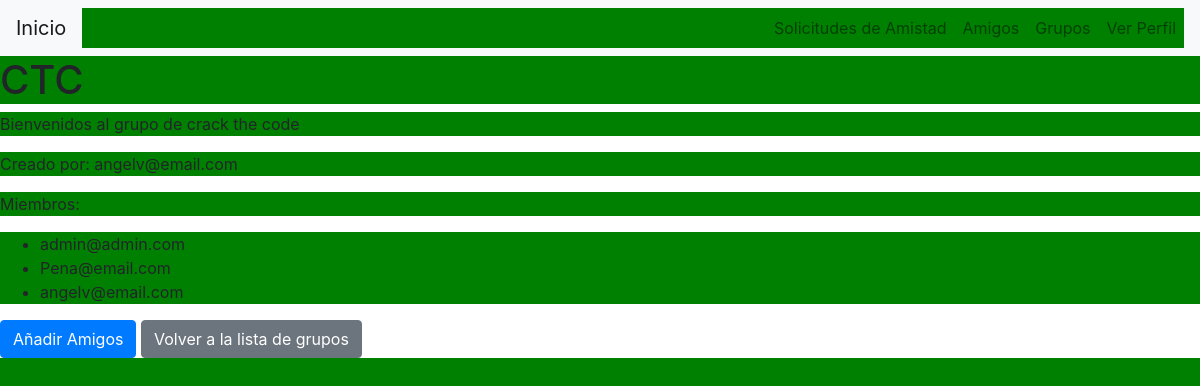
Page /inicio/grupos/1/ on the committed database.
### inicio/models.py (models this page shows, shortened)
class Grupo(models.Model):
    nombre = models.CharField(max_length=255)
    descripcion = models.TextField()
    creador = models.ForeignKey(Usuario, on_delete=models.CASCADE)
    miembros = models.ManyToManyField(Usuario, related_name='grupos')
    fecha_creacion = models.DateTimeField(auto_now_add=True)

class Usuario(AbstractBaseUser, PermissionsMixin):
    email = models.EmailField(unique=True)  # Email único para el usuario
    nombres = models.CharField(max_length=100)  # Nombres del usuario
    nombre_usuario = models.CharField(max_length=100, unique=True)  # Nombre de usuario único
    is_staff = models.BooleanField(default=False)  # Permite acceso al admin
    is_active = models.BooleanField(default=True)  # Marca si el usuario está activo
    last_login = models.DateTimeField(null=True, blank=True)  # Fecha del último inicio de sesión
    groups = models.ManyToManyField(
        'auth.Group',
        related_name='%(class)s_set',  # `related_name` único para este modelo
        blank=True,
        help_text='The groups this user belongs to.',
        verbose_name='groups'
    )
    user_permissions = models.ManyToManyField(
        'auth.Permission',
        related_name='%(class)s_permissions',  # `related_name` único para este modelo
        blank=True,
        help_text='Specific permissions for this user.',
        verbose_name='user permissions'
    )
    objects = UsuarioManager()  # Asigna el manager personalizado
    USERNAME_FIELD = 'email'  # Campo utilizado para el inicio de sesión
    REQUIRED_FIELDS = ['nombres', 'nombre_usuario']  # Campos requeridos al crear un superusuario
    def __str__(self):
        return self.email  # Representación del objeto en forma de string

### inicio/views.py (the view)
# urls.py: path('grupos/<int:grupo_id>/', views.detalle_grupo, name='detalle_grupo'),
def detalle_grupo(request, grupo_id):
    grupo = get_object_or_404(Grupo, id=grupo_id)
    amigos = Usuario.objects.exclude(grupos=grupo).exclude(id=request.user.id)  # Amigos que no son miembros y que no son el usuario actual
    if request.method == 'POST':
        amigos_ids = request.POST.getlist('amigos')
        grupo.miembros.add(*amigos_ids)  # Añadir amigos al grupo
        return redirect('detalle_grupo', grupo_id=grupo.id)
    return render(request, 'grupos/detalle_grupo.html', {'grupo': grupo, 'amigos': amigos})

### inicio/templates/grupos/detalle_grupo.html (shortened to what this page needs)
{% extends 'base.html' %}
{% load static %}
{% block content %}
<h1>{{ grupo.nombre }}</h1>
<p>{{ grupo.descripcion }}</p>
<p>Creado por: {{ grupo.creador }}</p>
<p>Miembros:</p>
<ul>
    {% for miembro in grupo.miembros.all %}
        <li>{{ miembro }}</li>
    {% empty %}
        <li>No hay miembros en este grupo.</li>
    {% endfor %}
</ul>
<button type="button" class="btn btn-primary" data-bs-toggle="modal" data-bs-target="#addFriendsModal">
    Añadir Amigos
</button>
<a href="{% url 'grupos_usuario' %}" class="btn btn-secondary">Volver a la lista de grupos</a>
{% endblock %}

### static/css/style.css (style rules this page uses)
* { background-color: green; }

### rows in the picture
Grupo: nombre "CTC", descripcion "Bienvenidos al grupo de crack the code", creador "angelv@email.com"
Usuario: email "admin@admin.com"
Usuario: email "Pena@email.com"
Usuario: email "angelv@email.com"
